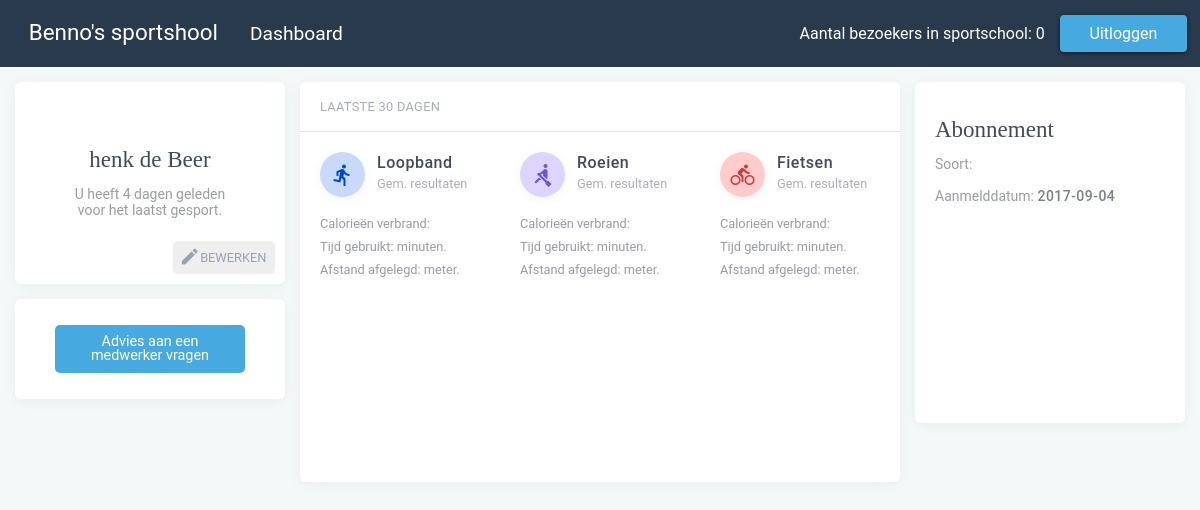
The app's page /index.php?login=success (signed in) with its own data.
### tables this page shows
CREATE TABLE `leden` (
  `lid_id` int(50) NOT NULL,
  `pas_code` varchar(256) NOT NULL,
  `lid_voornaam` varchar(256) NOT NULL,
  `lid_tsnvoegsel` varchar(256) NOT NULL,
  `lid_achternaam` varchar(256) NOT NULL,
  `lid_gewicht` int(50) NOT NULL,
  `lid_geboortedatum` date NOT NULL,
  `lid_email` varchar(256) NOT NULL,
  `lid_huisnr` int(50) NOT NULL,
  `lid_postcode` varchar(50) NOT NULL,
  `lid_straatnaam` varchar(256) NOT NULL,
  `lid_tel` int(50) NOT NULL,
  `lid_woonplaats` varchar(256) NOT NULL,
  `lid_rekeningnr` varchar(256) NOT NULL,
  `lid_bank` varchar(256) NOT NULL,
  `lid_abbo` varchar(256) NOT NULL,
  `lid_uid` varchar(256) NOT NULL,
  `lid_pwd` varchar(256) NOT NULL,
  `lid_registerdate` date NOT NULL,
  `IsLoggedIn` varchar(10) NOT NULL
);

CREATE TABLE `resultaat` (
  `resultaat_id` int(50) NOT NULL,
  `lid_id` int(50) NOT NULL,
  `apparaat_id` int(11) NOT NULL,
  `tijd` int(50) NOT NULL,
  `cal` int(50) NOT NULL,
  `gem_snelheid` int(50) NOT NULL,
  `afstand` int(50) NOT NULL,
  `datum` date NOT NULL
);

### index.php (the view, shortened to what this page needs)
<?php
  include_once 'header.php'
?>
  <?php
          if (isset($_SESSION['lid_id'])) {
            echo '
            <div class="dashboard grid-padding-x">
            <div class="left">
            <div class="lid">';
          $sql = "SELECT * FROM leden WHERE lid_uid = '" . $_SESSION['lid_uid'] . "'";
          $result = mysqli_query($conn, $sql);
          $row = mysqli_fetch_array($result);
          echo '<h4>' . $row["lid_voornaam"] . ' ' . $row["lid_tsnvoegsel"] . ' ' . $row["lid_achternaam"] . '</h4>';
          $sql = mysqli_fetch_assoc(mysqli_query($conn, "SELECT datum FROM resultaat"));
          $lastvisit = $sql['datum'];
          $date = new DateTime($lastvisit);
          $now = new DateTime();
          echo $date->diff($now)->format("<p>U heeft %d dagen geleden voor het laatst gesport.</p>");
        echo'
         <a href="update.php" class="button valign-center">
         <i class="material-icons">mode_edit</i>Bewerken</a>
            </div>
            <div class="advies">
          <a href="advies.php" class="button">Advies aan een medwerker vragen</a>
        </div>
            </div>
            <div class="middle">
        <div class="header">
          <p>Laatste 30 dagen</p>
        </div>
        <div class="apparaten">';
        $avgloopband = "SELECT FORMAT(AVG(cal),0) avg_cal_loopband, FORMAT(AVG(tijd),0) avg_tijd_loopband, FORMAT(AVG(afstand),0) avg_afst_loopband FROM resultaat WHERE DATEDIFF(CURDATE(),datum) between 0 AND 30 AND apparaat_id = 1 AND lid_id = '" . $_SESSION['lid_id'] . "'";
        $result = mysqli_query($conn, $avgloopband);
        $row = mysqli_fetch_array($result);
        echo'
            <div class="loopband">
              <div class="top">
              <div class="icon">
              <i class="material-icons valign-center">directions_run</i>
              </div>
              <div class="title">
              <b>Loopband</b>
              <p>Gem. resultaten</p>
              </div>
              </div>
              ';
              echo '<p> Calorieën verbrand: <b>' . $row['avg_cal_loopband'] . '</b> </p>';
              echo '<p> Tijd gebruikt: <b>' . $row['avg_tijd_loopband'] . '</b> minuten.</p>';
              echo '<p> Afstand afgelegd: <b>' . $row['avg_afst_loopband'] . '</b> meter.</p>
              </div>
              ';
        $avgroeien = "SELECT FORMAT(AVG(cal),0) avg_cal_roeien, FORMAT(AVG(tijd),0) avg_tijd_roeien, FORMAT(AVG(afstand),0) avg_afst_roeien FROM resultaat WHERE DATEDIFF(CURDATE(),datum) between 0 AND 30 AND apparaat_id = 2 AND lid_id = '" . $_SESSION['lid_id'] . "'";
        $result = mysqli_query($conn, $avgroeien);
        $row = mysqli_fetch_array($result);
        echo'
        <div class="roeien">
            <div class="top">
            <div class="icon">
            <i class="material-icons valign-center">rowing</i>
            </div>
            <div class="title">
            <b>Roeien</b>
            <p>Gem. resultaten</p>
            </div>
            </div>
            ';
            echo '<p> Calorieën verbrand: <b>' . $row['avg_cal_roeien'] . '</b> </p>';
          echo '<p> Tijd gebruikt: <b>' . $row['avg_tijd_roeien'] . '</b> minuten.</p>';
          echo '<p> Afstand afgelegd: <b>' . $row['avg_afst_roeien'] . '</b> meter.</p>
          </div>
          ';
        $avgfietsen = "SELECT FORMAT(AVG(cal),0) avg_cal_fietsen, FORMAT(AVG(tijd),0) avg_tijd_fietsen, FORMAT(AVG(afstand),0) avg_afst_fietsen FROM resultaat WHERE DATEDIFF(CURDATE(),datum) between 0 AND 30 AND apparaat_id = 3 AND lid_id = '" . $_SESSION['lid_id'] . "'";
        $result = mysqli_query($conn, $avgfietsen);
        $row = mysqli_fetch_array($result);
        echo'
        <div class="fietsen">
        <div class="top">
        <div class="icon">
        <i class="material-icons valign-center">directions_bike</i>
        </div>
        <div class="title">
        <b>Fietsen</b>
        <p>Gem. resultaten</p>
        </div>
        </div>
        ';
        echo '<p> Calorieën verbrand: <b>' . $row['avg_cal_fietsen'] . '</b></p>';
        echo '<p> Tijd gebruikt: <b>' . $row['avg_tijd_fietsen'] . '</b> minuten.</p>';
        echo '<p> Afstand afgelegd: <b>' . $row['avg_afst_fietsen'] . '</b> meter.</p>
        </div>
        ';
              echo'
              </div>
              </div>';
           echo'
           <div class="right">
      <div class="abonnement">
      <h4>Abonnement</h4>
           ';
           $sql = "SELECT * FROM leden WHERE lid_uid = '" . $_SESSION['lid_uid'] . "'";
        $result = mysqli_query($conn, $sql);
        $row = mysqli_fetch_array($result);
        echo '<p> Soort: <b>' . $row["lid_abbo"] . '</b></p>';
        echo '<p>Aanmelddatum: <b>' . $row["lid_registerdate"] . '</b></p>';
          }
    ?>
    <?php
  include_once 'footer.php'
?>

### records on screen
leden: lid_voornaam "henk", lid_tsnvoegsel "de", lid_achternaam "Beer", lid_registerdate "2017-09-04"
resultaat: datum "U heeft 4 dagen geleden voor het laatst gesport."

### other values on screen
$result[0] "0"
